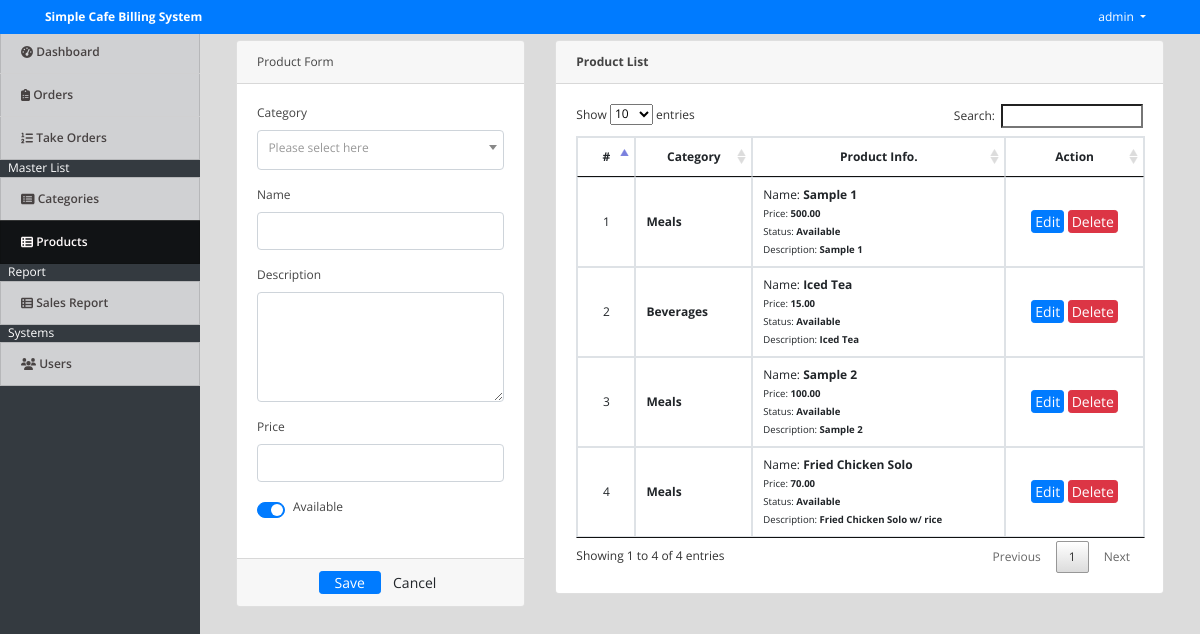
Screenshot of /index.php?page=products (signed in) with the database file from the repository.
### tables this page shows
CREATE TABLE `products` (
  `id` int(30) NOT NULL,
  `category_id` int(30) NOT NULL,
  `name` varchar(200) NOT NULL,
  `description` text NOT NULL,
  `price` float NOT NULL,
  `status` tinyint(1) NOT NULL DEFAULT 1 COMMENT '0=Unavailable,1=Available'
);

### products.php (the view, shortened to what this page needs)
<?php include('db_connect.php');?>
<div class="container-fluid">
	<div class="col-lg-12">
		<div class="row">
			<div class="col-md-4">
			<form action="" id="manage-product">
				<div class="card">
					<div class="card-header">
						   Product Form
				  	</div>
					<div class="card-body">
							<div class="form-group">
								<label class="control-label">Category</label>
									<?php
									$qry = $conn->query("SELECT * FROM categories order by name asc");
									while($row=$qry->fetch_assoc()):
										$cname[$row['id']] = ucwords($row['name']);
									?>
								<?php endwhile; ?>
							</div>
							<div class="form-group">
								<label class="control-label">Name</label>
								<input type="text" class="form-control" name="name">
							</div>
							<div class="form-group">
								<label class="control-label">Description</label>
								<textarea name="description" id="description" cols="30" rows="4" class="form-control"></textarea>
							</div>
							<div class="form-group">
								<label class="control-label">Price</label>
								<input type="number" class="form-control text-right" name="price">
							</div>
							<div class="form-group">
								<div class="custom-control custom-switch">
								  <label class="custom-control-label" for="status">Available</label>
								</div>
							</div>
					</div>
					<div class="card-footer">
						<div class="row">
							<div class="col-md-12">
								<button class="btn btn-sm btn-primary col-sm-3 offset-md-3"> Save</button>
								<button class="btn btn-sm btn-default col-sm-3" type="button" onclick="$('#manage-product').get(0).reset()"> Cancel</button>
							</div>
						</div>
					</div>
				</div>
			</form>
			</div>
			<div class="col-md-8">
				<div class="card">
					<div class="card-header">
						<b>Product List</b>
					</div>
					<div class="card-body">
						<table class="table table-bordered table-hover">
							<thead>
								<tr>
									<th class="text-center">#</th>
									<th class="text-center">Category</th>
									<th class="text-center">Product Info.</th>
									<th class="text-center">Action</th>
								</tr>
							</thead>
							<tbody>
								<?php
								$i = 1;
								$product = $conn->query("SELECT * FROM products order by id asc");
								while($row=$product->fetch_assoc()):
								?>
								<tr>
									<td class="text-center"><?php echo $i++ ?></td>
									<td class="">
										<p><b><?php echo $cname[$row['category_id']] ?></b></p>
									</td>
									<td class="">
										<p>Name: <b><?php echo $row['name'] ?></b></p>
										<p><small>Price: <b><?php echo number_format($row['price'],2) ?></b></small></p>
										<p><small>Status: <b><?php echo $row['status'] == 1 ? " Available" : "Unavailable" ?></b></small></p>
										<p><small>Description: <b><?php echo $row['description'] ?></b></small></p>
									</td>
									<td class="text-center">
										<button class="btn btn-sm btn-primary edit_product" type="button" data-id="<?php echo $row['id'] ?>" data-description="<?php echo $row['description'] ?>" data-name="<?php echo $row['name'] ?>"  data-price="<?php echo $row['price'] ?>"  data-status="<?php echo $row['status'] ?>" data-category_id="<?php echo $row['category_id'] ?>">Edit</button>
										<button class="btn btn-sm btn-danger delete_product" type="button" data-id="<?php echo $row['id'] ?>">Delete</button>
									</td>
								</tr>
								<?php endwhile; ?>
							</tbody>
						</table>
					</div>
				</div>
			</div>
		</div>
	</div>
</div>

### index.php (shortened to what this page needs)
<!DOCTYPE html>
<html lang="en">
<head>
<?php
 include('./header.php');
 ?>
</head>
<body>
	<?php include 'topbar.php' ?>
	<?php include 'navbar.php' ?>
  <main id="view-panel" >
      <?php $page = isset($_GET['page']) ? $_GET['page'] :'home'; ?>
  	<?php include $page.'.php' ?>
  </main>
</body>
</html>

### header.php (shortened to what this page needs)
  <link rel="stylesheet" href="assets/font-awesome/css/all.min.css">
<link href="assets/vendor/bootstrap/css/bootstrap.min.css" rel="stylesheet">
<link href="assets/vendor/icofont/icofont.min.css" rel="stylesheet">
<link href="assets/vendor/boxicons/css/boxicons.min.css" rel="stylesheet">
<link href="assets/vendor/venobox/venobox.css" rel="stylesheet">
<link href="assets/vendor/animate.css/animate.min.css" rel="stylesheet">
<link href="assets/vendor/remixicon/remixicon.css" rel="stylesheet">
<link href="assets/vendor/owl.carousel/assets/owl.carousel.min.css" rel="stylesheet">
<link href="assets/vendor/bootstrap-datepicker/css/bootstrap-datepicker.min.css" rel="stylesheet">
<link href="assets/DataTables/datatables.min.css" rel="stylesheet">
<link href="assets/css/jquery.datetimepicker.min.css" rel="stylesheet">
<link href="assets/css/select2.min.css" rel="stylesheet">
<link href="assets/css/style.css" rel="stylesheet">
<link type="text/css" rel="stylesheet" href="assets/css/jquery-te-1.4.0.css">

### topbar.php (shortened to what this page needs)
<nav class="navbar navbar-light fixed-top bg-primary" style="padding:0">
  <div class="container-fluid mt-2 mb-2">
  	<div class="col-lg-12">
      <div class="col-md-4 float-left text-white">
        <large><b><?php echo isset($_SESSION['system']['name']) ? $_SESSION['system']['name'] : '' ?></b></large>
      </div>
	  	<div class="float-right">
        <div class=" dropdown mr-4">
            <a href="#" class="text-white dropdown-toggle"  id="account_settings" data-toggle="dropdown" aria-haspopup="true" aria-expanded="false"><?php echo $_SESSION['login_name'] ?> </a>
        </div>
      </div>
  </div>
</nav>

### navbar.php (shortened to what this page needs)
<nav id="sidebar" class='mx-lt-5 bg-dark' >
		<div class="sidebar-list">
				<a href="index.php?page=home" class="nav-item nav-home"><span class='icon-field'><i class="fa fa-tachometer-alt "></i></span> Dashboard</a>
				<a href="index.php?page=orders" class="nav-item nav-orders"><span class='icon-field'><i class="fa fa-clipboard-list "></i></span> Orders</a>
				<a href="billing/index.php" class="nav-item nav-takeorders"><span class='icon-field'><i class="fa fa-list-ol "></i></span> Take Orders</a>
				<?php if($_SESSION['login_type'] == 1): ?>
				<div class="mx-2 text-white">Master List</div>
				<a href="index.php?page=categories" class="nav-item nav-categories"><span class='icon-field'><i class="fa fa-list-alt "></i></span> Categories</a>
				<a href="index.php?page=products" class="nav-item nav-products"><span class='icon-field'><i class="fa fa-th-list "></i></span> Products</a>
				<?php endif; ?>
				<div class="mx-2 text-white">Report</div>
				<a href="index.php?page=sales_report" class="nav-item nav-sales_report"><span class='icon-field'><i class="fa fa-th-list"></i></span> Sales Report</a>
				<?php if($_SESSION['login_type'] == 1): ?>
				<div class="mx-2 text-white">Systems</div>
				<a href="index.php?page=users" class="nav-item nav-users"><span class='icon-field'><i class="fa fa-users "></i></span> Users</a>
			<?php endif; ?>
		</div>
</nav>

### assets/css/style.css (style rules this page uses)
body { font-family: "Open Sans", sans-serif; color: #444444; width: 100%; height: calc(100%); font-size: 12px; }
a { color: #1977cc; }
nav#sidebar { height: calc(100%); position: fixed; z-index: 99; left: 0; width: 200px; font-size: 12px; top: 2.5em; }
a.nav-item { position: relative; display: block; padding: .75rem 1.25rem; margin-bottom: -1px; border: 1px solid rgba(0,0,0,.125); background-color: #ffffffc4; color: #484343; font-weight: 600; }
a.nav-item:hover, .nav-item.active { background-color: #000000ad; color: #fffafa; }
main#view-panel { margin-left: 200px; width:calc(100% - 200px); margin-top: 2.8em; padding: .5em }
.btn-sm { padding: .0001rem .2rem; }

### index.php (style rules this page uses)
body { background: #80808045; }

### products.php (style rules this page uses)
td { vertical-align: middle !important; }
td p { margin:unset; }
.custom-switch { cursor: pointer; }
.custom-switch * { cursor: pointer; }

### rows the page displays
products: category "Meals", name "Sample 1", price "500.00", status "Available", description "Sample 1"
products: category "Beverages", name "Iced Tea", price "15.00", status "Available", description "Iced Tea"
products: category "Meals", name "Sample 2", price "100.00", status "Available", description "Sample 2"
products: category "Meals", name "Fried Chicken Solo", price "70.00", status "Available", description "Fried Chicken Solo w/ rice"

### other values shown
$_SESSION['system']['name'] "Simple Cafe Billing System"
$_SESSION['login_name'] "admin"
